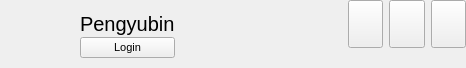
<?xml version="1.0" encoding="UTF-8"?>
<ui version="4.0">
 <class>TitleBar</class>
 <widget class="QWidget" name="TitleBar">
  <property name="geometry">
   <rect>
    <x>0</x>
    <y>0</y>
    <width>466</width>
    <height>68</height>
   </rect>
  </property>
  <property name="font">
   <font>
    <pointsize>8</pointsize>
   </font>
  </property>
  <property name="windowTitle">
   <string>Form</string>
  </property>
  <layout class="QHBoxLayout" name="horizontalLayout_2">
   <property name="spacing">
    <number>0</number>
   </property>
   <property name="leftMargin">
    <number>0</number>
   </property>
   <property name="topMargin">
    <number>0</number>
   </property>
   <property name="rightMargin">
    <number>0</number>
   </property>
   <property name="bottomMargin">
    <number>0</number>
   </property>
   <item>
    <widget class="QLabel" name="lab_Ico">
     <property name="sizePolicy">
      <sizepolicy hsizetype="Minimum" vsizetype="Minimum">
       <horstretch>0</horstretch>
       <verstretch>0</verstretch>
      </sizepolicy>
     </property>
     <property name="minimumSize">
      <size>
       <width>80</width>
       <height>50</height>
      </size>
     </property>
     <property name="maximumSize">
      <size>
       <width>80</width>
       <height>50</height>
      </size>
     </property>
     <property name="text">
      <string/>
     </property>
     <property name="alignment">
      <set>Qt::AlignCenter</set>
     </property>
    </widget>
   </item>
   <item>
    <layout class="QVBoxLayout" name="verticalLayout">
     <property name="spacing">
      <number>0</number>
     </property>
     <property name="topMargin">
      <number>10</number>
     </property>
     <property name="bottomMargin">
      <number>10</number>
     </property>
     <item>
      <widget class="QLabel" name="lab_Title">
       <property name="font">
        <font>
         <pointsize>15</pointsize>
        </font>
       </property>
       <property name="text">
        <string>Pengyubin</string>
       </property>
      </widget>
     </item>
     <item>
      <widget class="QPushButton" name="loginButton">
       <property name="text">
        <string>Login</string>
       </property>
      </widget>
     </item>
    </layout>
   </item>
   <item>
    <spacer name="horizontalSpacer">
     <property name="orientation">
      <enum>Qt::Horizontal</enum>
     </property>
     <property name="sizeHint" stdset="0">
      <size>
       <width>185</width>
       <height>20</height>
      </size>
     </property>
    </spacer>
   </item>
   <item>
    <layout class="QVBoxLayout" name="verticalLayout_2">
     <property name="spacing">
      <number>0</number>
     </property>
     <item>
      <layout class="QHBoxLayout" name="horizontalLayout">
       <property name="spacing">
        <number>6</number>
       </property>
       <item>
        <widget class="QPushButton" name="btnMenu">
         <property name="sizePolicy">
          <sizepolicy hsizetype="Minimum" vsizetype="Minimum">
           <horstretch>0</horstretch>
           <verstretch>0</verstretch>
          </sizepolicy>
         </property>
         <property name="minimumSize">
          <size>
           <width>35</width>
           <height>35</height>
          </size>
         </property>
         <property name="focusPolicy">
          <enum>Qt::NoFocus</enum>
         </property>
         <property name="toolTip">
          <string>Setting</string>
         </property>
         <property name="text">
          <string/>
         </property>
        </widget>
       </item>
       <item>
        <widget class="QPushButton" name="btnMenu_Min">
         <property name="sizePolicy">
          <sizepolicy hsizetype="Minimum" vsizetype="Minimum">
           <horstretch>0</horstretch>
           <verstretch>0</verstretch>
          </sizepolicy>
         </property>
         <property name="minimumSize">
          <size>
           <width>35</width>
           <height>35</height>
          </size>
         </property>
         <property name="cursor">
          <cursorShape>ArrowCursor</cursorShape>
         </property>
         <property name="focusPolicy">
          <enum>Qt::NoFocus</enum>
         </property>
         <property name="toolTip">
          <string>Min</string>
         </property>
         <property name="text">
          <string/>
         </property>
         <property name="flat">
          <bool>false</bool>
         </property>
        </widget>
       </item>
       <item>
        <widget class="QPushButton" name="btnMenu_Close">
         <property name="sizePolicy">
          <sizepolicy hsizetype="Minimum" vsizetype="Minimum">
           <horstretch>0</horstretch>
           <verstretch>0</verstretch>
          </sizepolicy>
         </property>
         <property name="minimumSize">
          <size>
           <width>35</width>
           <height>35</height>
          </size>
         </property>
         <property name="cursor">
          <cursorShape>ArrowCursor</cursorShape>
         </property>
         <property name="focusPolicy">
          <enum>Qt::NoFocus</enum>
         </property>
         <property name="toolTip">
          <string>Close</string>
         </property>
         <property name="text">
          <string/>
         </property>
         <property name="flat">
          <bool>false</bool>
         </property>
        </widget>
       </item>
      </layout>
     </item>
     <item>
      <spacer name="verticalSpacer">
       <property name="orientation">
        <enum>Qt::Vertical</enum>
       </property>
       <property name="sizeType">
        <enum>QSizePolicy::Minimum</enum>
       </property>
       <property name="sizeHint" stdset="0">
        <size>
         <width>20</width>
         <height>20</height>
        </size>
       </property>
      </spacer>
     </item>
    </layout>
   </item>
  </layout>
 </widget>
 <resources/>
 <connections/>
</ui>
